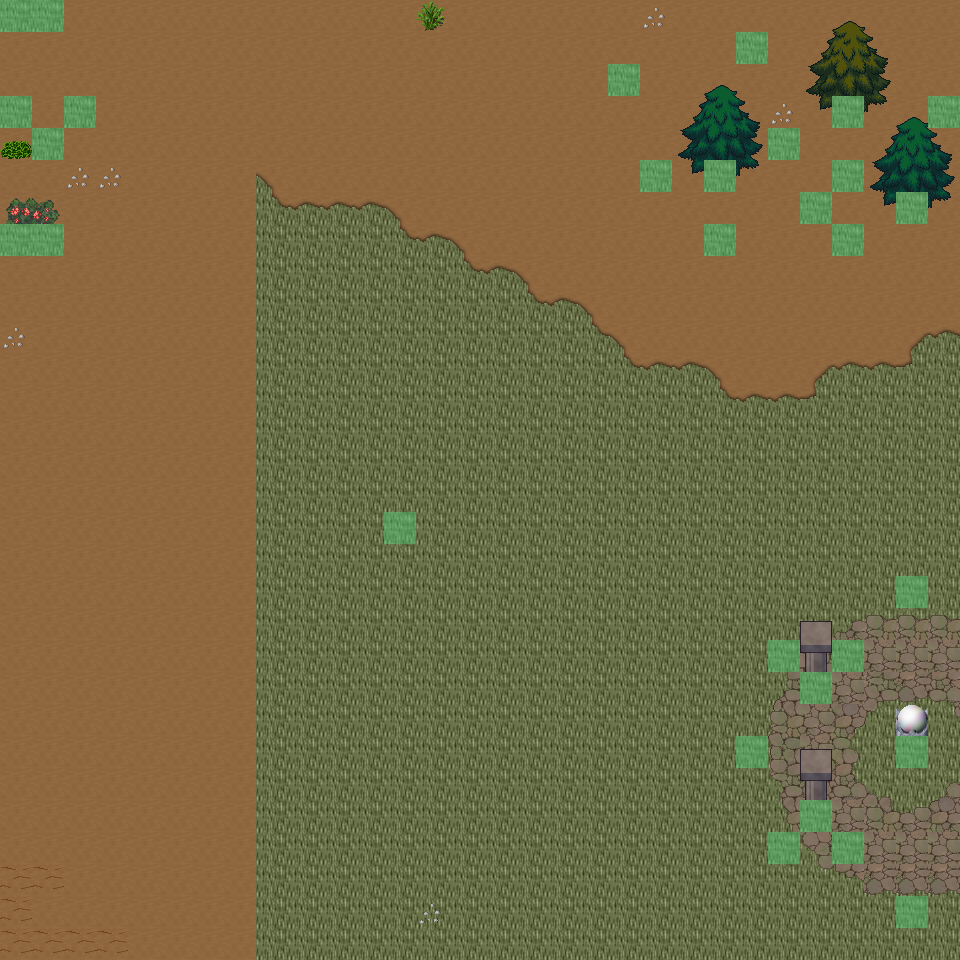

Tiled map render using the project's own tile images. Description and the map definition, with tile-layer contents summarised, below:
An orthogonal 30x30 tile map with 32x32 px tiles, 6 tile layers (Ground, Object, Object2, Above, ...), 23 tilesets and 5 objects (5x mapExit).

<map version="1.0" orientation="orthogonal" renderorder="right-down" width="30" height="30" tilewidth="32" tileheight="32" nextobjectid="6">
  <tileset firstgid="1" name="tileset_ground_ground" tilewidth="32" tileheight="32" tilecount="33" columns="3">
    <image source="../drawable/tileset_ground_ground.png" width="96" height="352" />
  </tileset>
  <tileset firstgid="34" name="tileset_ground_ridge_earth_dark" tilewidth="32" tileheight="32" tilecount="96" columns="12">
    <image source="../drawable/tileset_ground_ridge_earth_dark.png" width="384" height="256" />
  </tileset>
  <tileset firstgid="130" name="tileset_logic_collision" tilewidth="32" tileheight="32" tilecount="1" columns="1">
    <image source="../drawable/tileset_logic_collision.png" width="32" height="32" />
  </tileset>
  <tileset firstgid="131" name="tileset_logic_creature_animal" tilewidth="32" tileheight="32" tilecount="32" columns="8">
    <image source="../drawable/tileset_logic_creature_animal.png" width="256" height="128" />
  </tileset>
  <tileset firstgid="163" name="tileset_ground_earth_edges" tilewidth="32" tileheight="32" tilecount="18" columns="6">
    <image source="../drawable/tileset_ground_earth_edges.png" width="192" height="96" />
  </tileset>
  <tileset firstgid="181" name="tileset_plant_grasses" tilewidth="32" tileheight="32" tilecount="6" columns="3">
    <image source="../drawable/tileset_plant_grasses.png" width="96" height="64" />
  </tileset>
  <tileset firstgid="187" name="tileset_ground_earth_edges_yellowgreen" tilewidth="32" tileheight="32" tilecount="15" columns="5">
    <image source="../drawable/tileset_ground_earth_edges_yellowgreen.png" width="160" height="96" />
  </tileset>
  <tileset firstgid="202" name="tileset_ground_grass_corners" tilewidth="32" tileheight="32" tilecount="24" columns="6">
    <image source="../drawable/tileset_ground_grass_corners.png" width="192" height="128" />
  </tileset>
  <tileset firstgid="226" name="tileset_plant_tree_tree_darkgreen" tilewidth="32" tileheight="32" tilecount="88" columns="8">
    <image source="../drawable/tileset_plant_tree_tree_darkgreen.png" width="256" height="352" />
  </tileset>
  <tileset firstgid="314" name="tileset_plant_tree_evergreen" tilewidth="32" tileheight="32" tilecount="36" columns="3">
    <image source="../drawable/tileset_plant_tree_evergreen.png" width="96" height="384" />
  </tileset>
  <tileset firstgid="350" name="tileset_plant_bush_various_small" tilewidth="32" tileheight="32" tilecount="9" columns="3">
    <image source="../drawable/tileset_plant_bush_various_small.png" width="96" height="96" />
  </tileset>
  <tileset firstgid="359" name="tileset_plant_bush_bushes" tilewidth="32" tileheight="32" tilecount="10" columns="5">
    <image source="../drawable/tileset_plant_bush_bushes.png" width="160" height="64" />
  </tileset>
  <tileset firstgid="369" name="tileset_building_decoration_rocks" tilewidth="32" tileheight="32" tilecount="6" columns="3">
    <image source="../drawable/tileset_building_decoration_rocks.png" width="96" height="64" />
  </tileset>
  <tileset firstgid="375" name="tileset_ground_stonecircle" tilewidth="32" tileheight="32" tilecount="81" columns="9">
    <image source="../drawable/tileset_ground_stonecircle.png" width="288" height="288" />
  </tileset>
  <tileset firstgid="456" name="tileset_ground_rock_rocks" tilewidth="32" tileheight="32" tilecount="4" columns="2">
    <image source="../drawable/tileset_ground_rock_rocks.png" width="64" height="64" />
  </tileset>
  <tileset firstgid="460" name="tileset_building_decoration_orbpedestal" tilewidth="32" tileheight="32" tilecount="2" columns="1">
    <image source="../drawable/tileset_building_decoration_orbpedestal.png" width="32" height="64" />
  </tileset>
  <tileset firstgid="462" name="tileset_building_house_chalet" tilewidth="32" tileheight="32" tilecount="56" columns="7">
    <image source="../drawable/tileset_building_house_chalet.png" width="224" height="256" />
  </tileset>
  <tileset firstgid="518" name="tileset_building_tower_chalet" tilewidth="32" tileheight="32" tilecount="16" columns="2">
    <image source="../drawable/tileset_building_tower_chalet.png" width="64" height="256" />
  </tileset>
  <tileset firstgid="534" name="tileset_plant_bush_bush_pinks" tilewidth="32" tileheight="32" tilecount="4" columns="2">
    <image source="../drawable/tileset_plant_bush_bush_pinks.png" width="64" height="64" />
  </tileset>
  <tileset firstgid="538" name="tileset_ground_dry_grass" tilewidth="32" tileheight="32" tilecount="54" columns="9">
    <image source="../drawable/tileset_ground_dry_grass.png" width="288" height="192" />
  </tileset>
  <tileset firstgid="592" name="tileset_object_rock_pillars_stone" tilewidth="32" tileheight="32" tilecount="36" columns="6">
    <image source="../drawable/tileset_object_rock_pillars_stone.png" width="192" height="192" />
  </tileset>
  <tileset firstgid="628" name="tileset_building_door_brown_door" tilewidth="32" tileheight="32" tilecount="3" columns="1">
    <image source="../drawable/tileset_building_door_brown_door.png" width="32" height="96" />
  </tileset>
  <tileset firstgid="631" name="tileset_logic_creature_fowl" tilewidth="32" tileheight="32" tilecount="6" columns="6">
    <image source="../drawable/tileset_logic_creature_fowl.png" width="192" height="32" />
  </tileset>
  <layer name="Ground" width="30" height="30">
    <data>[900 cells, 900 non-empty, 2 distinct tile ids]</data>
  </layer>
  <layer name="Object" width="30" height="30">
    <data>[900 cells, 116 non-empty, 53 distinct tile ids]</data>
  </layer>
  <layer name="Object2" width="30" height="30">
    <data>[900 cells, 8 non-empty, 3 distinct tile ids]</data>
  </layer>
  <layer name="Above" width="30" height="30">
    <data>[900 cells, 27 non-empty, 15 distinct tile ids]</data>
  </layer>
  <layer name="Above2" width="30" height="30">
    <data>[900 cells, 10 non-empty, 10 distinct tile ids]</data>
  </layer>
  <layer name="Walkable" width="30" height="30">
    <data>[900 cells, 30 non-empty, 1 distinct tile ids]</data>
  </layer>
  <objectgroup name="MapEvents">
    <object id="1" name="north" type="mapExit" x="64" y="0" width="896" height="32">
      <properties>
        <property name="map" value="level_0_x174_y10" />
        <property name="x" value="2" />
        <property name="y" value="28" />
      </properties>
    </object>
    <object id="2" name="south" type="mapExit" x="0" y="928" width="960" height="32">
      <properties>
        <property name="map" value="level_0_x174_y12" />
        <property name="x" value="0" />
        <property name="y" value="1" />
      </properties>
    </object>
    <object id="3" name="west" type="mapExit" x="0" y="32" width="32" height="64">
      <properties>
        <property name="map" value="level_0_x173_y11" />
        <property name="x" value="28" />
        <property name="y" value="1" />
      </properties>
    </object>
    <object id="4" name="west2" type="mapExit" x="0" y="128" width="32" height="96">
      <properties>
        <property name="map" value="level_0_x173_y11" />
        <property name="x" value="28" />
        <property name="y" value="4" />
      </properties>
    </object>
    <object id="5" name="west3" type="mapExit" x="0" y="256" width="32" height="704">
      <properties>
        <property name="map" value="level_0_x173_y11" />
        <property name="x" value="28" />
        <property name="y" value="8" />
      </properties>
    </object>
  </objectgroup>
</map>
